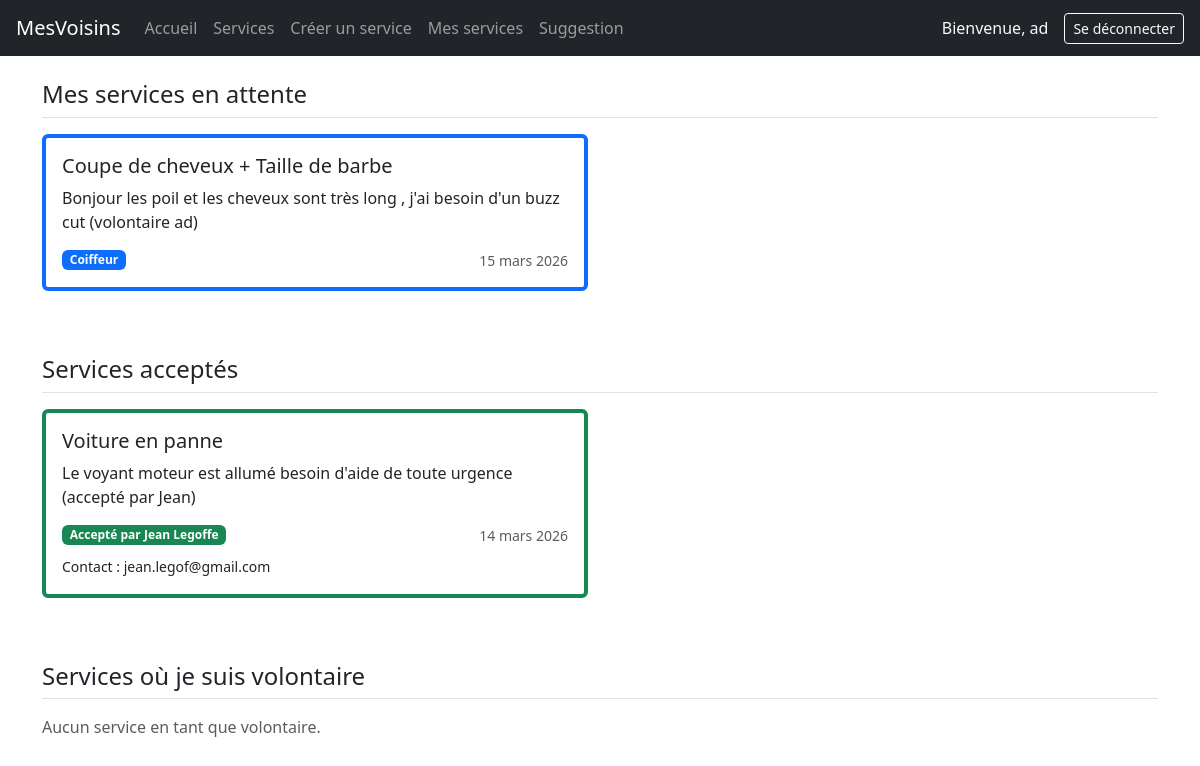
Before: /app/my-services/ (signed in) with the older database file.
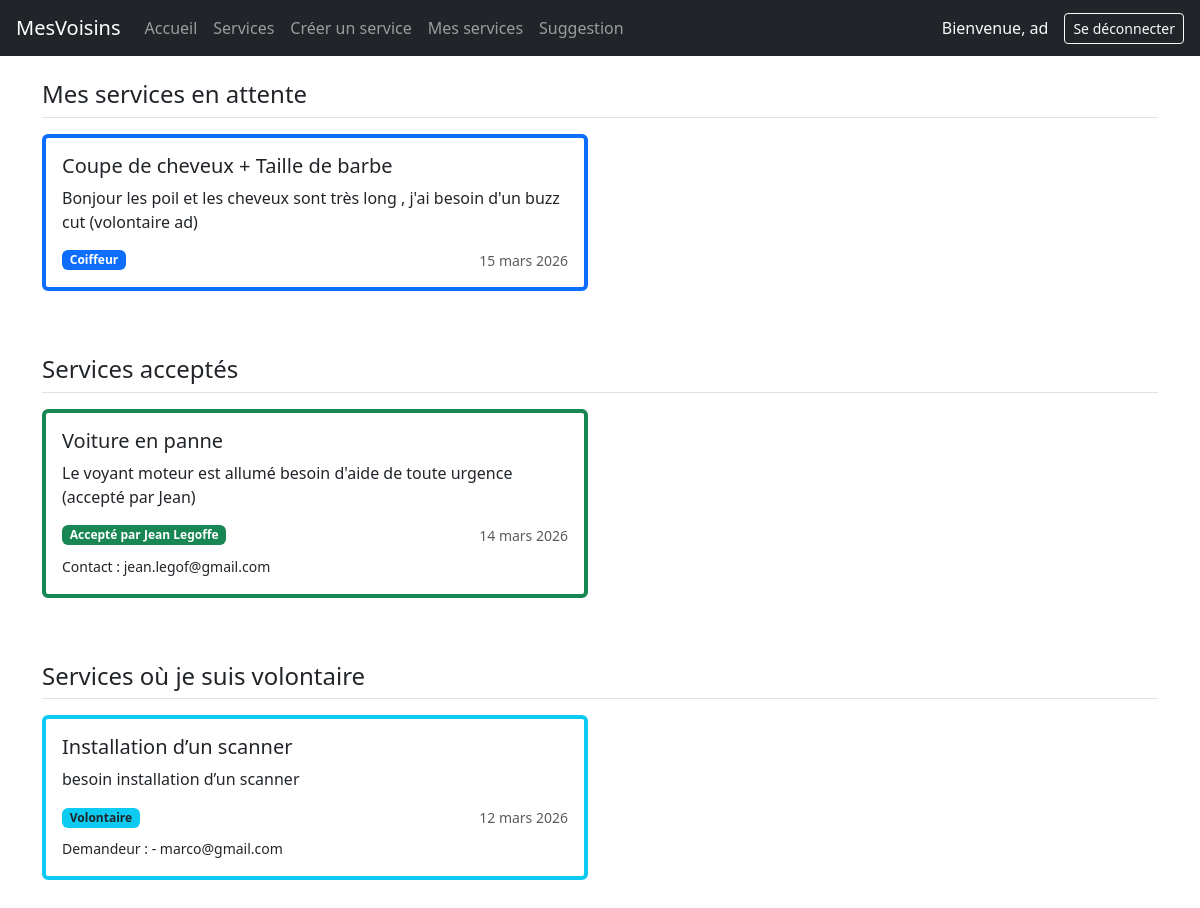
After: the same page with the newer database file.
### app/models.py (models this page shows, shortened)
class Service(models.Model):
    title = models.CharField(max_length=100)
    description = models.TextField()
    skill = models.ForeignKey(Skill, on_delete=models.CASCADE)
    creator = models.ForeignKey('auth.User', on_delete=models.CASCADE, related_name='services_crees')
    volunteer = models.ForeignKey('auth.User', null=True, blank=True, on_delete=models.SET_NULL, related_name='volunteer')
    date = models.DateField()
    created_at = models.DateTimeField(auto_now_add=True)

class Skill(models.Model):
    name = models.CharField(max_length=100)
    category = models.ForeignKey('Category',null=True, blank=True, on_delete=models.CASCADE)

### app/views.py (the view)
# urls.py: path("my-services/", views.my_services, name="my_services"),
@login_required
def my_services(request):
    user_services = Service.objects.filter(creator=request.user)
    accepted_services = user_services.filter(volunteer__isnull=False)
    waiting_services = user_services.filter(volunteer__isnull=True)
    volunteer_services = Service.objects.filter(volunteer=request.user)
    context = {"user_services": user_services,"waiting_services": waiting_services, "accepted_services": accepted_services, "volunteer_services": volunteer_services}
    return render(request, 'my_services.html', context)

### app/templates/my_services.html
{% extends "base.html" %}
{% block content %}
<div class="container mt-4">
  <div class="mb-5">
    <h4 class="border-bottom pb-2 mb-3">Mes services en attente</h4>
    <div class="row">
      {% for service in waiting_services %}
      <div class="col-md-6 mb-3">
        <div class="card h-100 border-start border-primary border-4">
          <div class="card-body">
            <h5 class="card-title">{{ service.title }}</h5>
            <p class="card-text">{{ service.description }}</p>
            <div class="d-flex justify-content-between align-items-center">
              <span class="badge bg-primary">{{ service.skill.name }}</span>
              <small class="text-muted">{{ service.date }}</small>
            </div>
          </div>
        </div>
      </div>
      {% empty %}
      <p class="text-muted">Aucun service créé.</p>
      {% endfor %}
    </div>
  </div>
  <div class="mb-5">
    <h4 class="border-bottom pb-2 mb-3">Services acceptés</h4>
    <div class="row">
      {% for service in accepted_services %}
      <div class="col-md-6 mb-3">
        <div class="card h-100 border-start border-success border-4">
          <div class="card-body">
            <h5 class="card-title">{{ service.title }}</h5>
            <p class="card-text">{{ service.description }}</p>
            <div class="d-flex justify-content-between align-items-center">
              <span class="badge bg-success">Accepté par {{ service.volunteer.first_name }} {{ service.volunteer.last_name }}</span>
              <small class="text-muted">{{ service.date }}</small>
            </div>
            <p class="mt-2 mb-0"><small>Contact : {{ service.volunteer.email }}</small></p>
          </div>
        </div>
      </div>
      {% empty %}
      <p class="text-muted">Aucun service accepté.</p>
      {% endfor %}
    </div>
  </div>
  <div class="mb-5">
    <h4 class="border-bottom pb-2 mb-3">Services où je suis volontaire</h4>
    <div class="row">
      {% for service in volunteer_services %}
      <div class="col-md-6 mb-3">
        <div class="card h-100 border-start border-info border-4">
          <div class="card-body">
            <h5 class="card-title">{{ service.title }}</h5>
            <p class="card-text">{{ service.description }}</p>
            <div class="d-flex justify-content-between align-items-center">
              <span class="badge bg-info text-dark">Volontaire</span>
              <small class="text-muted">{{ service.date }}</small>
            </div>
            <p class="mt-2 mb-0"><small>Demandeur : {{ service.creator.first_name }} {{ service.creator.last_name }} - {{ service.creator.email }}</small></p>
          </div>
        </div>
      </div>
      {% empty %}
      <p class="text-muted">Aucun service en tant que volontaire.</p>
      {% endfor %}
    </div>
  </div>
</div>
{% endblock %}

Changed rows visible on the page:
added Service: title "Installation d’un scanner", description "besoin installation d’un scanner", date "12 mars 2026", creator.email "marco@gmail.com", shown under "Services où je suis volontaire"
Other visible differences:
text no longer shown: "Aucun service en tant que volontaire."
